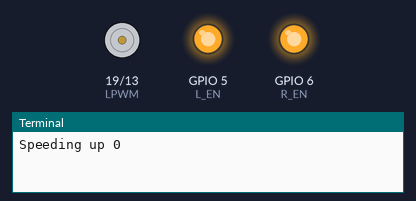
This program was run on a simulated Raspberry Pi (BCM pin numbers). Shown: motor-driver pin pairs drawn as motors (green arrow = first pin HIGH = forward, orange = second pin HIGH = backward, longer = more drive), output pins drawn as LEDs (lit = HIGH), the last lines printed to the terminal.

Above: at 0.02 s.
At 4.9 s:
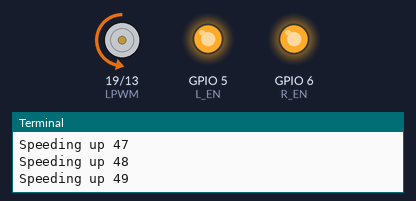
At 8.64 s:
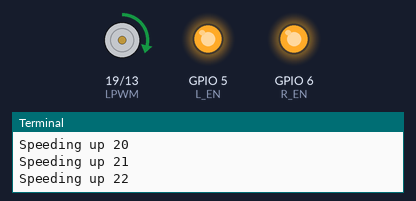
At 12.4 s:
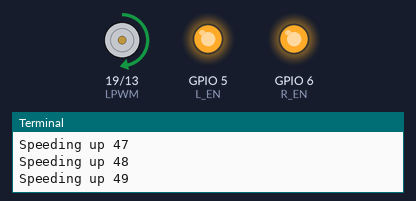
Timing chart, 0 to 19.5 s (numbered marks = the images above):
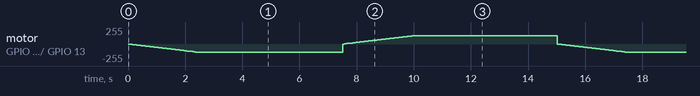

The program:

bts7960.py
```python
###############################################################
##  Simple code to use PWM on the PI to control the BTS7960
##
##  This simply spins the motor in one direction slowly
##  speeding up slowly and then slowing down slowly over
##  and over again.
##
###############################################################

import RPi.GPIO as GPIO
# https://sourceforge.net/p/raspberry-gpio-python/wiki/PWM/


import time


# We are going to use the BCM not BOARD layout
# https://i.stack.imgur.com/yHddo.png - BCM are the "GPIO#" ones not the ordered pins
GPIO.setmode(GPIO.BCM)
GPIO.setwarnings(False)


RPWM = 13;  # GPIO pin 19 to the RPWM on the BTS7960
LPWM = 19;  # GPIO pin 26 to the LPWM on the BTS7960

# For enabling "Left" and "Right" movement
L_EN = 5;  # connect GPIO pin 20 to L_EN on the BTS7960
R_EN = 6;  # connect GPIO pin 21 to R_EN on the BTS7960


# Set all of our PINS to output
GPIO.setup(RPWM, GPIO.OUT)
GPIO.setup(LPWM, GPIO.OUT)
GPIO.setup(L_EN, GPIO.OUT)
GPIO.setup(R_EN, GPIO.OUT)


# Enable "Left" and "Right" movement on the HBRidge
GPIO.output(R_EN, True)
GPIO.output(L_EN, True)


rpwm= GPIO.PWM(RPWM, 50)
lpwm= GPIO.PWM(LPWM, 50)

rpwm.ChangeDutyCycle(0)
rpwm.start(0)

while 1:

  for x in range(50):
    print("Speeding up " + str(x))
    rpwm.ChangeDutyCycle(x)
    time.sleep(0.05)

  time.sleep(5)
  rpwm.ChangeDutyCycle(0)

#  for x in range(50):

#    print("Slowing down " + str(x))
#    rpwm.ChangeDutyCycle(50-x)
#    time.sleep(0.05)

  lpwm.start(0)
  for x in range(50):
    print("Speeding up " + str(x))
    lpwm.ChangeDutyCycle(x)
    time.sleep(0.05)


  time.sleep(5)
  lpwm.ChangeDutyCycle(0)
#  for x in range(50):

#    print("Slowing down " + str(x))
#    lpwm.ChangeDutyCycle(50-x)
#    time.sleep(0.05)
```
